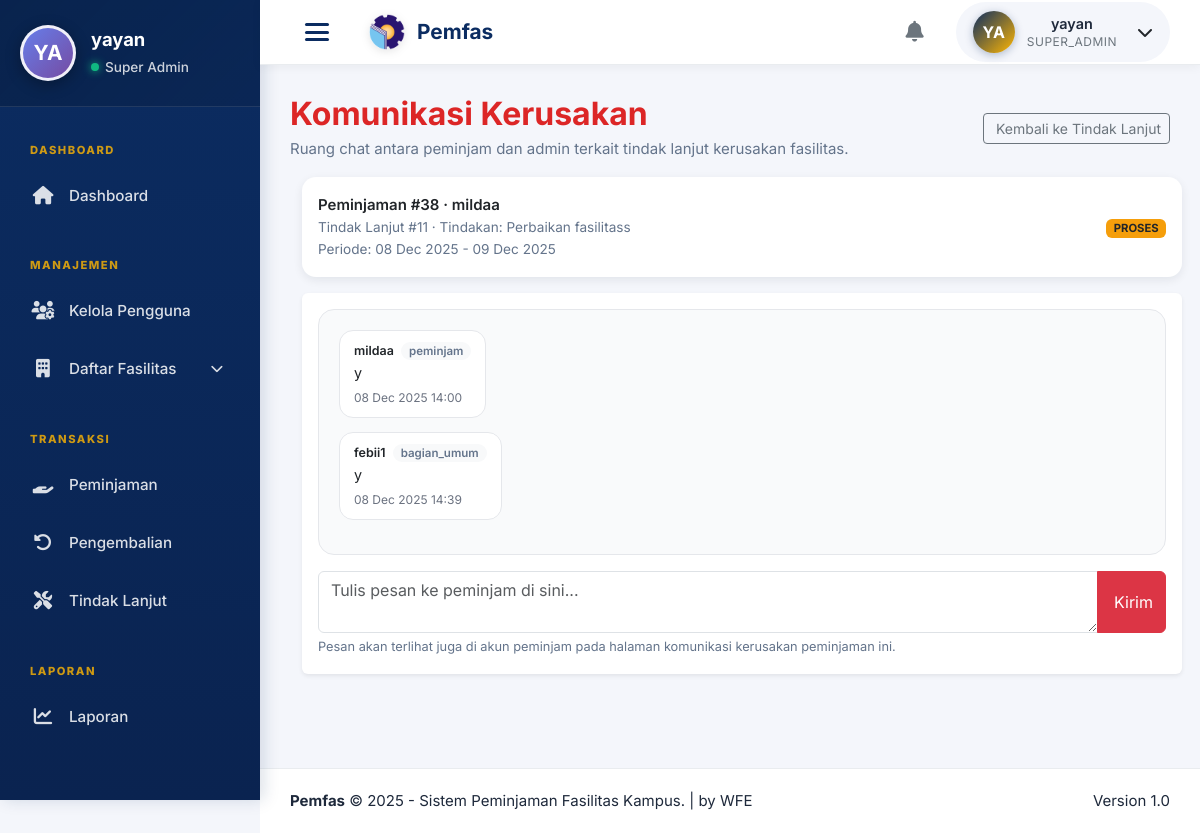
Page /super_admin/komunikasi_tindaklanjut.php?id_pinjam=38&id_tl=11 (signed in) on the committed database.
### tables this page shows
CREATE TABLE `peminjaman` (
  `id_pinjam` int(11) NOT NULL,
  `id_user` int(11) NOT NULL,
  `tanggal_mulai` date DEFAULT NULL,
  `tanggal_selesai` date DEFAULT NULL,
  `status` enum('draft','usulan','diterima','ditolak','selesai') DEFAULT 'draft',
  `dokumen_peminjaman` varchar(255) DEFAULT NULL,
  `alasan_penolakan` text DEFAULT NULL,
  `tanggal_usulan` timestamp NOT NULL DEFAULT current_timestamp(),
  `catatan` text DEFAULT NULL
);

CREATE TABLE `users` (
  `id_user` int(11) NOT NULL,
  `nama` varchar(100) NOT NULL,
  `username` varchar(50) NOT NULL,
  `password` varchar(255) NOT NULL,
  `email` varchar(100) DEFAULT NULL,
  `role` enum('super_admin','bagian_umum','peminjam') DEFAULT 'peminjam',
  `created` timestamp NOT NULL DEFAULT current_timestamp(),
  `last_login` datetime DEFAULT NULL,
  `id_unit` int(11) DEFAULT NULL
);

CREATE TABLE `tindaklanjut` (
  `id_tindaklanjut` int(11) NOT NULL,
  `id_kembali` int(11) NOT NULL,
  `id_user` int(11) NOT NULL,
  `tindakan` varchar(255) DEFAULT NULL,
  `deskripsi` text DEFAULT NULL,
  `status` enum('proses','selesai') DEFAULT 'proses',
  `tanggal` timestamp NOT NULL DEFAULT current_timestamp()
);

CREATE TABLE `komunikasi_kerusakan` (
  `id_chat` int(11) NOT NULL,
  `id_pinjam` int(11) NOT NULL,
  `id_tindaklanjut` int(11) DEFAULT NULL,
  `id_kembali` int(11) DEFAULT NULL,
  `id_user` int(11) NOT NULL,
  `peran_pengirim` enum('peminjam','bagian_umum','super_admin') NOT NULL,
  `pesan` text NOT NULL,
  `dibaca_admin` tinyint(1) NOT NULL DEFAULT 0,
  `dibaca_peminjam` tinyint(1) NOT NULL DEFAULT 0,
  `created_at` datetime NOT NULL DEFAULT current_timestamp()
);

### super_admin/komunikasi_tindaklanjut.php (the view, shortened to what this page needs)
<?php
include '../config/koneksi.php';
$id_pinjam = isset($_GET['id_pinjam']) ? (int) $_GET['id_pinjam'] : 0;
$id_tl     = isset($_GET['id_tl']) ? (int) $_GET['id_tl'] : 0;
$detailPinjam = [
    'id_pinjam'       => $id_pinjam,
    'nama_peminjam'   => '-',
    'tanggal_mulai'   => null,
    'tanggal_selesai' => null,
];
$sqlP = "
    SELECT p.tanggal_mulai, p.tanggal_selesai, u.nama AS nama_peminjam
    FROM peminjaman p
    JOIN users u ON p.id_user = u.id_user
    WHERE p.id_pinjam = ?
    LIMIT 1
";
if ($stmtP = $conn->prepare($sqlP)) {
    $stmtP->bind_param("i", $id_pinjam);
    $stmtP->execute();
    $resP = $stmtP->get_result();
    if ($rowP = $resP->fetch_assoc()) {
        $detailPinjam['nama_peminjam']   = $rowP['nama_peminjam'];
        $detailPinjam['tanggal_mulai']   = $rowP['tanggal_mulai'];
        $detailPinjam['tanggal_selesai'] = $rowP['tanggal_selesai'];
    }
}
$dataTl = null;
if ($id_tl > 0) {
    $sqlTl = "
        SELECT *
        FROM tindaklanjut
        WHERE id_tindaklanjut = ?
        LIMIT 1
    ";
    if ($stmtTl = $conn->prepare($sqlTl)) {
        $stmtTl->bind_param("i", $id_tl);
        $stmtTl->execute();
        $resTl  = $stmtTl->get_result();
        $dataTl = $resTl->fetch_assoc();
    }
}
$listChat = [];
$sqlChat = "
    SELECT
        ck.*,
        u.nama
    FROM komunikasi_kerusakan ck
    JOIN users u ON ck.id_user = u.id_user
    WHERE ck.id_pinjam = ?
";
$params = [$id_pinjam];
$types  = "i";
if ($id_tl > 0) {
    $sqlChat .= " AND ck.id_tindaklanjut = ?";
    $params[] = $id_tl;
    $types   .= "i";
}
$sqlChat .= " ORDER BY ck.created_at ASC";
if ($stmtChat = $conn->prepare($sqlChat)) {
    $stmtChat->bind_param($types, ...$params);
    $stmtChat->execute();
    $resChat = $stmtChat->get_result();
    while ($row = $resChat->fetch_assoc()) {
        $listChat[] = $row;
    }
}
include '../includes/admin/header.php';
include '../includes/admin/sidebar.php';
?>
<div id="layoutSidenav_content">
    <?php include '../includes/admin/navbar.php'; ?>
    <main>
        <div class="container-fluid px-4 mt-4">
            <div class="d-flex justify-content-between align-items-center mb-3">
                <div>
                    <h2 class="fw-bold text-danger mb-1">Komunikasi Kerusakan</h2>
                    <p class="text-muted mb-0">
                        Ruang chat antara peminjam dan admin terkait tindak lanjut kerusakan fasilitas.
                    </p>
                </div>
                <a href="tindaklanjut.php" class="btn btn-outline-secondary btn-sm">
                    <i class="bi bi-arrow-left me-1"></i> Kembali ke Tindak Lanjut
                </a>
            </div>
            <div class="chat-wrapper row mb-5">
                <div class="col-12 col-lg-10 chat-column">
                    <div class="card mb-3 card-info border-0">
                        <div class="card-body d-flex justify-content-between align-items-center">
                            <div>
                                <div class="fw-semibold">
                                    Peminjaman #<?= $detailPinjam['id_pinjam']; ?>
                                    · <?= htmlspecialchars($detailPinjam['nama_peminjam']); ?>
                                </div>
                                <div class="text-muted" style="font-size:.85rem;">
                                    <?php if (!empty($dataTl['id_tindaklanjut'])): ?>
                                        Tindak Lanjut #<?= $dataTl['id_tindaklanjut']; ?> ·
                                    <?php endif; ?>
                                    Tindakan: <?= htmlspecialchars($dataTl['tindakan']); ?>
                                    <?php if (!empty($detailPinjam['tanggal_mulai'])): ?>
                                        <br>
                                        Periode: <?= date('d M Y', strtotime($detailPinjam['tanggal_mulai'])); ?>
                                        - <?= date('d M Y', strtotime($detailPinjam['tanggal_selesai'])); ?>
                                    <?php endif; ?>
                                </div>
                            </div>
                            <div class="text-end">
                                <?php
                                    $badgeClass = 'secondary';
                                    if (($dataTl['status'] ?? '') === 'proses')      $badgeClass = 'warning text-dark';
                                    elseif (($dataTl['status'] ?? '') === 'selesai') $badgeClass = 'success';
                                ?>
                                <span class="badge bg-<?= $badgeClass; ?> text-uppercase">
                                    <?= htmlspecialchars($dataTl['status'] ?? '-'); ?>
                                </span>
                            </div>
                        </div>
                    </div>
                    <div class="card mb-3 border-0 shadow-sm">
                        <div class="card-body">
                            <div class="chat-box mb-3" id="chatBox">
                                <?php if (empty($listChat)): ?>
                                    <p class="text-muted text-center my-3" style="font-size:.9rem;">
                                        Belum ada percakapan. Mulai chat dengan peminjam di bawah.
                                    </p>
                                <?php else: ?>
                                    <?php foreach ($listChat as $c):
                                        $isMe    = ((int)$c['id_user'] === $id_user_login);
                                        $sideCls = $isMe ? 'chat-right' : 'chat-left';
                                    ?>
                                        <div class="chat-item <?= $sideCls; ?>">
                                            <div>
                                                <div class="chat-bubble">
                                                    <div class="fw-semibold" style="font-size:.78rem;">
                                                        <?= htmlspecialchars($c['nama']); ?>
                                                        <span class="chat-badge bg-light text-muted ms-1">
                                                            <?= htmlspecialchars($c['peran_pengirim']); ?>
                                                        </span>
                                                    </div>
                                                    <div><?= nl2br(htmlspecialchars($c['pesan'])); ?></div>
                                                    <div class="chat-meta">
                                                        <?= date('d M Y H:i', strtotime($c['created_at'])); ?>
                                                    </div>
                                                </div>
                                            </div>
                                        </div>
                                    <?php endforeach; ?>
                                <?php endif; ?>
                            </div>
                            <form method="post" class="mt-2">
                                <div class="input-group chat-input-group">
                                    <textarea name="pesan" class="form-control"
                                              placeholder="Tulis pesan ke peminjam di sini..." required></textarea>
                                    <button class="btn btn-danger" type="submit" name="kirim_chat">
                                        <i class="bi bi-send-fill me-1"></i> Kirim
                                    </button>
                                </div>
                                <small class="text-muted d-block mt-1" style="font-size:.8rem;">
                                    Pesan akan terlihat juga di akun peminjam pada halaman komunikasi kerusakan peminjaman ini.
                                </small>
                            </form>
                        </div>
                    </div>
                </div>
            </div>
        </div>
    </main>
    <footer class="footer-admin">
        <div class="d-flex justify-content-between align-items-center">
            <div>
                <strong>Pemfas</strong> &copy; <?= date('Y'); ?> - Sistem Peminjaman Fasilitas Kampus. | by WFE
            </div>
            <div>
                Version 1.0
            </div>
        </div>
    </footer>
</div>
<?php include '../includes/admin/footer.php'; ?>

### assets/css/admin.css (style rules this page uses)
:root { --primary-color: #0b2c61; --secondary-color: #0a2350; --accent-color: #ffb703; --light-bg: #f4f6fb; --dark-text: #1e293b; --muted-text: #64748b; --border-color: #e5e7eb; --success-color: #16a34a; --warning-color: #f59e0b; --danger-color: #dc2626; --info-color: #0dcaf0; --sidebar-width: 260px; --navbar-height: 65px; }
*, *::before, *::after { margin: 0; padding: 0; box-sizing: border-box; }
html { scroll-behavior: smooth; height: 100%; }
body { font-family: 'Inter', 'Poppins', -apple-system, BlinkMacSystemFont, 'Segoe UI', 'Roboto', sans-serif; background: var(--light-bg); color: var(--dark-text); font-size: 15px; line-height: 1.6; overflow-x: hidden; min-height: 100vh; -webkit-font-smoothing: antialiased; -moz-osx-font-smoothing: grayscale; }
#layoutSidenav_content { margin-left: var(--sidebar-width); flex: 1; width: calc(100% - var(--sidebar-width)); min-height: 100vh; display: flex; flex-direction: column; background: var(--light-bg); transition: all 0.3s cubic-bezier(0.4, 0, 0.2, 1); }
main { flex: 1; padding: 30px; width: 100%; background: var(--light-bg); animation: fadeIn 0.5s ease; }
.container-fluid { width: 100%; max-width: 100%; padding: 0 !important; margin: 0 !important; }
.row { display: flex; flex-wrap: wrap; margin: 0 -12px; }
.footer-admin { width: 100%; padding: 20px 30px; background: white; border-top: 1px solid #e9ecef; margin-top: auto; }
.bg-warning { background-color: var(--warning-color) !important; }
.text-danger { color: var(--danger-color) !important; }
.text-muted { color: var(--muted-text) !important; }

### super_admin/komunikasi_tindaklanjut.php (style rules this page uses)
.chat-wrapper { margin-top: 0; }
.chat-column { width: 100%; max-width: 1200px; margin-left: 0.75rem; margin-right: 0; }
.chat-box { background: #f9fafb; border-radius: 16px; padding: 20px 20px; max-height: 520px; overflow-y: auto; border: 1px solid #e5e7eb; }
.chat-item { margin-bottom: 14px; display: flex; }
.chat-badge { font-size: .72rem; padding: 2px 8px; border-radius: 999px; }
.chat-bubble { border-radius: 14px; padding: 10px 14px; max-width: 80%; font-size: .9rem; }
.chat-left { justify-content: flex-start; }
.chat-left .chat-bubble { background: #ffffff; border: 1px solid #e5e7eb; margin-right: 60px; }
.chat-meta { font-size: .75rem; color: #6b7280; margin-top: 4px; }
.card-info { border-radius: 14px; box-shadow: 0 3px 10px rgba(15,23,42,.08); }
.chat-input-group textarea { resize: vertical; min-height: 60px; max-height: 140px; }

### rows in the picture
peminjaman: id_user.nama "mildaa", tanggal_mulai "08 Dec 2025", tanggal_selesai "09 Dec 2025"
tindaklanjut: id_tindaklanjut "11", tindakan "Perbaikan fasilitass", status "PROSES"
komunikasi_kerusakan: id_user.nama "mildaa", peran_pengirim "peminjam", pesan "y", created_at "08 Dec 2025 14:00"
komunikasi_kerusakan: id_user.nama "febii1", peran_pengirim "bagian_umum", pesan "y", created_at "08 Dec 2025 14:39"

### other values in the picture
$initials "YA"
$namaUser "yayan"
$userInitials "YA"
$role "SUPER_ADMIN"
$detailPinjam['id_pinjam'] "38"
